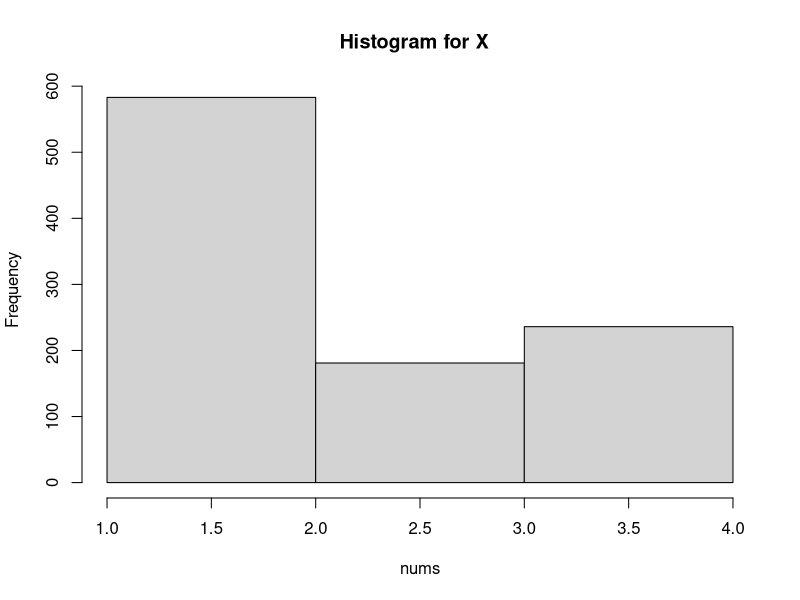
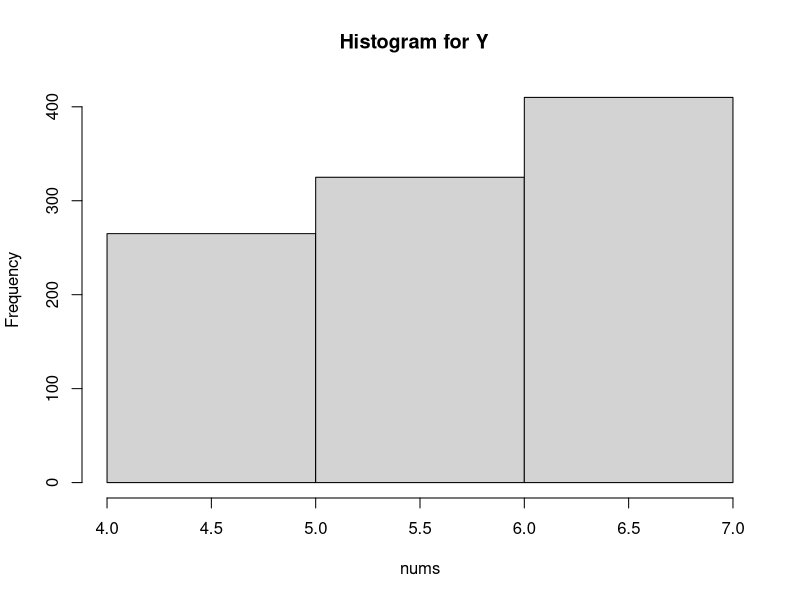

Generate these figures, in order, with R:

midSquere <- function(num) {
  squere = num ^ 2
  filledToEight = fillToEight(squere)
  fourDigits = substring(filledToEight, 3, 6)
  return(as.integer(fourDigits))
}

fillToEight <- function(num) {
  characters <- format(num, scientific = FALSE)
  for(num in 0: (8 - nchar(characters))) {
    characters <- paste0("0", characters)
  }
  return(characters)
}

multiplicateMethod <- function(m, k, n) {
  numbers <- vector()
  currentNumber <- sample(1:9999, 1)
  for (i in 1: n) {
    currentNumber <- (k * currentNumber) %% m
    numbers <- c(numbers, currentNumber)
  } 
  return(numbers)
}

midSquereMethod <- function(n) {
  currentNumber <- sample(1000:9999, 1)
  numbers <- vector()
  for (i in 1:n) {
    numbers <- c(numbers, currentNumber)
    currentNumber <- midSquere(currentNumber)
  }
  return(numbers)
}

alpha = 0.01

findEvInterval <- function(varience, ev, n) {
  t = sqrt(varience) * 2.580 / sqrt(n - 1)
  leftE = ev - t
  rightE = ev + t
  print(paste(leftE, "<= E <=", rightE))
}

findVarInterval <- function(varience, n) {
  leftV = (n - 1) * varience / qchisq((1 + alpha) / 2, n - 1)
  rightV = (n - 1) * varience / qchisq((1 - alpha) / 2, n - 1)
  print(paste(leftV, "<= V <=", rightV))
}

testing <- function(nums, name) {
  n = length(nums)
  hist(nums, probability = FALSE, breaks = 3, main = paste("Histogram for", name, " "))
  ev = sum(nums) / n
  varience = var(nums)
  findEvInterval(varience, ev, length(nums))
  findVarInterval(varience, length(nums))
  print(paste("E: ", ev))
  print(paste("V: ", varience))
}

generateNums <- function(n) {
  m = 102348091
  k = 12526
  return(multiplicateMethod(m, k = k, n = n) / m)
}

vector1 <- c(0.1,0.1,0.07)
vector2 <- c(0.2,0.05,0.065,0.3,0.05,0.065)
P <- array(c(vector1,vector2),dim = c(3,3))
Ai = c(1, 3, 4) 
Bi = c(4, 6, 7) 
sum(P) == 1

Px = rowSums(P)

xDistribution <- function(i) {
  return(sum(Pxi[1:i]))
}

Py = P / Px

yDistribution <- function(i, j) {
  return(sum(Py[i,1:j]))
}

findK <- function(arr, randomValue) {
  curSum <- 0
  k = 1
  for (num in arr) {
    curSum = curSum + num
    if (randomValue <= curSum) {
      return(k)
    }
    k = k + 1
  }
}

X = c()
Y = c()
probs = array(0, c(3, 3))
xNums = generateNums(1000)
yNums = generateNums(1000)
for (num in 1: length(xNums)) {
  xk = findK(Px, xNums[num])
  yk = findK(Py[xk,], yNums[num])
  probs[xk, yk] = probs[xk, yk] + 1
  X = c(X, Ai[xk])
  Y = c(Y, Bi[yk])
}

testing(X, "X")
testing(Y, "Y")
print(paste("Correlation coefiicient:", cor(Y, X)))
empericalProbs = probs / length(xNums)

